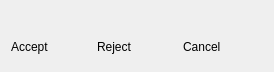
<?xml version="1.0" encoding="UTF-8"?>
<ui version="4.0">
 <class>FlatDialog</class>
 <widget class="QDialog" name="FlatDialog">
  <property name="geometry">
   <rect>
    <x>0</x>
    <y>0</y>
    <width>274</width>
    <height>72</height>
   </rect>
  </property>
  <property name="windowTitle">
   <string>Dialog</string>
  </property>
  <layout class="QVBoxLayout" name="verticalLayout">
   <item>
    <widget class="QLabel" name="_labelText">
     <property name="text">
      <string/>
     </property>
    </widget>
   </item>
   <item>
    <layout class="QHBoxLayout" name="horizontalLayout">
     <item>
      <widget class="QLabel" name="label">
       <property name="text">
        <string>Accept</string>
       </property>
      </widget>
     </item>
     <item>
      <widget class="GamePadButton" name="_buttonAccept" native="true">
       <property name="minimumSize">
        <size>
         <width>29</width>
         <height>29</height>
        </size>
       </property>
       <property name="maximumSize">
        <size>
         <width>29</width>
         <height>29</height>
        </size>
       </property>
      </widget>
     </item>
     <item>
      <widget class="QLabel" name="label_2">
       <property name="text">
        <string>Reject</string>
       </property>
      </widget>
     </item>
     <item>
      <widget class="GamePadButton" name="_buttonReject" native="true">
       <property name="minimumSize">
        <size>
         <width>29</width>
         <height>29</height>
        </size>
       </property>
       <property name="maximumSize">
        <size>
         <width>29</width>
         <height>29</height>
        </size>
       </property>
      </widget>
     </item>
     <item>
      <widget class="QLabel" name="label_3">
       <property name="text">
        <string>Cancel</string>
       </property>
      </widget>
     </item>
     <item>
      <widget class="GamePadButton" name="_buttonCancel" native="true">
       <property name="minimumSize">
        <size>
         <width>29</width>
         <height>29</height>
        </size>
       </property>
       <property name="maximumSize">
        <size>
         <width>29</width>
         <height>29</height>
        </size>
       </property>
      </widget>
     </item>
    </layout>
   </item>
  </layout>
 </widget>
 <customwidgets>
  <customwidget>
   <class>GamePadButton</class>
   <extends>QWidget</extends>
   <header>GamePadButton.h</header>
   <container>1</container>
  </customwidget>
 </customwidgets>
 <resources/>
 <connections/>
</ui>
